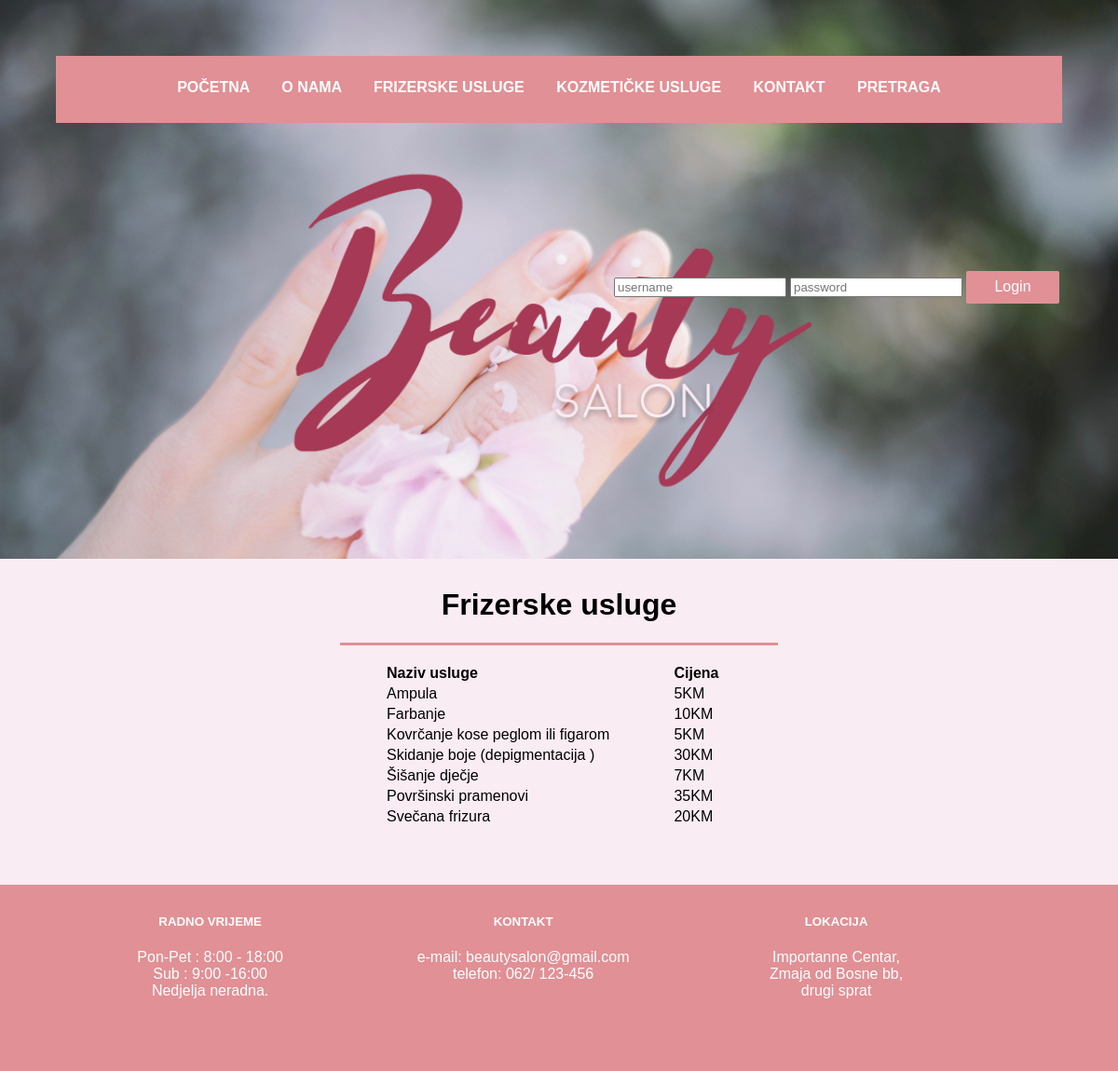
Screenshot of /ffusluge.php with the database file from the repository.
### tables this page shows
CREATE TABLE `fusluge` (
  `id` int(11) NOT NULL,
  `nazivusluge` varchar(200) NOT NULL,
  `cijena` int(11) NOT NULL
);

### ffusluge.php (the view, shortened to what this page needs)
<!DOCTYPE html>
<html>
<head>
	<link rel="stylesheet" type="text/css" href="style.css">
</head>
<body>
<div class="red" id="nav">
<div id="nwrapper" class="navig">
<ul id="TopNav" class="topnav">
	<li> <a id="trenutni" href="index.php"> POČETNA </a></li>
	<li> <a href="onama.php"> O NAMA </a></li>
	<li> <a href="#ffusluge.php"> FRIZERSKE USLUGE </a></li>
	<li> <a href="kusluge1.php"> KOZMETIČKE USLUGE </a></li>
	<li> <a href="kontakt.php" > KONTAKT </a></li>
   	<li> <a href="pretraga.php" > PRETRAGA </a></li>
</ul>
</div>
<div id="logo" >
	<img src="Slike/logo.png" alt="">
</div>
  <div id="login">
<table>
<form action="" method="post">
        <TR><TD><input type="text" id="username" name="username" placeholder="username"></TD>
        <TD><input id="password" name="password" placeholder="password" type="password" ></TD>
        <TD><input name="submit" type="submit" value=" Login " class="dugme" ></TD>
        </TR>
  </form>
        </table>
</div>
</div>
<div class="red" id="main">
<div class="kolona cetri">
		<div class="underline"> <h1>Frizerske usluge</h1></div>
        <br>
		<?php
        $veza = new PDO("mysql:dbname=beautysalon;host=mysql-57-centos7", "zerina", "wtspirala4");
        $veza->exec("set names utf8");
        $upit= $veza->query("SELECT id, nazivusluge, cijena FROM `fusluge` order by id asc");
        print "<table style='text-align:left; margin-left:30%; margin-right:30%; width:40%;'>";
        print "<tr><th>Naziv usluge</th><th>Cijena</th></tr>";
        foreach($upit as $fusluga){
        print "<tr><td>".$fusluga['nazivusluge']." </td><td>".$fusluga['cijena']."KM</td></tr>";
        }
         print "</table>";
        ?>
</div>
    </div>
<div class="red" id="footer">
	<div class="kolona jedan">
	<h5>RADNO VRIJEME</h5>
	<p>	Pon-Pet : 8:00 - 18:00 <br>
	Sub : 9:00 -16:00 <br>
	Nedjelja neradna. </p>
	</div>
	<div class="kolona dva">
	<h5>KONTAKT</h5>
	<p>e-mail: beautysalon@gmail.com <br>
	telefon: 062/ 123-456<p>
	</div>
	<div class="kolona jedan">
		<h5>LOKACIJA</h5>
		<p>Importanne Centar,<br>
		 Zmaja od Bosne bb, <br>
		drugi sprat</p>
	</div>
</div>
</body>
</html>

### style.css (style rules this page uses)
* { box-sizing: border-box; font-family: "Trebuchet MS", Helvetica, sans-serif; }
body { width: 100%; margin: 0 auto; background-color: #faecf3; max-width: 1440px; }
.red { width:100%; float:left; min-height: 1px; padding: 0; margin: 0; }
.kolona { display: inline-block; float: left; min-height: 20px; padding: 10px; text-align: center; }
.kolona:first-child { margin-left: 0px; }
.kolona:last-child { margin-right: 0px; }
.kolona.cetri { width: 100%; }
.kolona.dva { width: 48%; }
.kolona.jedan { width: 22%; }
.kolona p { color: #363334; }
h1 { color: black; text-align: center; }
.underline { border-bottom: 3px solid #e19095; width: 50%; margin-right: 25%; margin-left: 25%; }
#nav { width: 100%; height: 600px; background: url(Slike/2-min.jpg); background-size: cover; }
#logo img { width: 60%; margin-left: 20%; margin-right: 20%; max-height: 100%; margin-bottom: 5%; }
#nwrapper { height: 12%; max-width: 90%; background: #e19095; margin-top: 5%; text-align: center; margin-left: 5%; margin-right: 5%; margin-bottom: 1%; }
#nwrapper ul li { list-style: none; display: inline; font-weight: bold; padding: 20px 10px 20px 10px; top:100px; }
ul li { list-style: none; }
#nwrapper ul { padding-top: 25px; padding-left: 0; }
#nwrapper a { color: white; text-decoration: none; padding: 5px; }
#trenutni { text-decoration: underline; }
#main { margin-left: 10%; margin-right: 10%; width: 80%; min-height: 350px; }
#footer { width: 100%; height: 200px; background: #e19095; text-align:center; padding-left: 10%; padding-right: 10%; }
#footer p { font-family: "Trebuchet MS", Helvetica, sans-serif; color: white; }
#footer h5 { font-family: "Trebuchet MS", Helvetica, sans-serif; color: white; }
.dugme { width:100px; background: #e19095; border: 0; height:35px; border-radius:2px; font-size:100%; color: white; }
#login { position: absolute; right: 5%; top: 25%; }

### rows the page displays
fusluge: nazivusluge "Ampula", cijena "5"
fusluge: nazivusluge "Farbanje", cijena "10"
fusluge: nazivusluge "Kovrčanje kose peglom ili figarom", cijena "5"
fusluge: nazivusluge "Skidanje boje (depigmentacija )", cijena "30"
fusluge: nazivusluge "Šišanje dječje", cijena "7"
fusluge: nazivusluge "Površinski pramenovi", cijena "35"
fusluge: nazivusluge "Svečana frizura", cijena "20"
